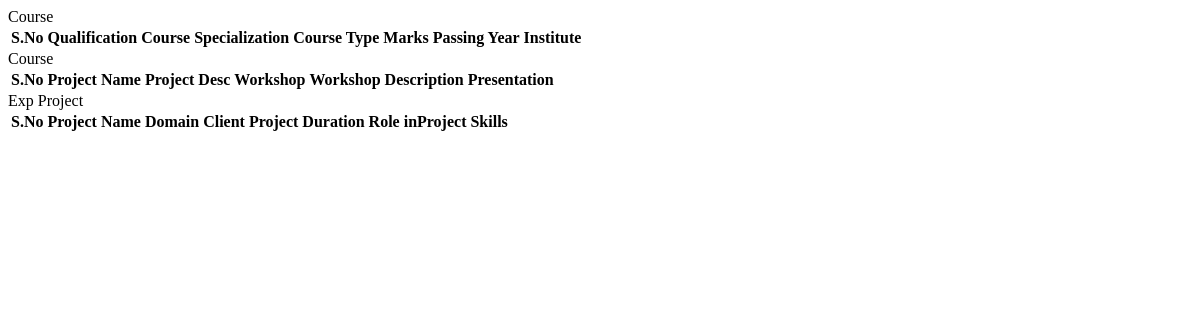
Page /php/education_qf.php on the earlier database version.
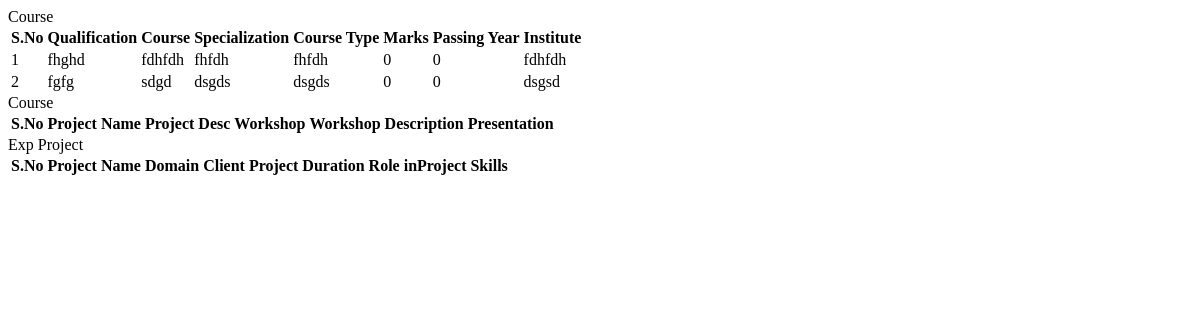
Same page on the later database version.
### tables this page shows
CREATE TABLE `qualification` (
  `q_id` int(11) NOT NULL,
  `q_uid` int(11) NOT NULL,
  `q_qual` varchar(100) NOT NULL,
  `q_cs` varchar(100) NOT NULL,
  `q_spz` varchar(100) NOT NULL,
  `q_ctype` varchar(100) NOT NULL,
  `q_mks` int(11) NOT NULL,
  `q_yr` int(11) NOT NULL,
  `q_inst` varchar(100) NOT NULL
);

### php/education_qf.php (the view, shortened to what the changed rows need)
<?php include("dbconfig.php");
$us_id=$_SESSION['cand_id'];
?>
<!DOCTYPE html>
<html lang="en">
    <head>
    </head>
    <body>
        <div class="mn-content fixed-sidebar" id="abc">
            <main class="mn-inner">
                <div class="row" id="tbl">
                    <div class="col s12 m12 l12">
                        <div class="card">
                            <div class="card-content">
                                <table>
                                    <thead>
                                        <tr>
                                            <th data-field="id">S.No</th>
                                            <th data-field="name">Qualification</th>
                                            <th data-field="price">Course</th>
                                             <th data-field="name">Specialization</th>
                                              <th data-field="name">Course Type</th>
                                               <th data-field="name">Marks</th>
                                                <th data-field="name">Passing Year</th>
                                                 <th data-field="name">Institute</th>
                                        </tr>
                                    </thead>
                                    <tbody>
                                    <?php
                                    $count=0;
                                    $sel=mysqli_query($connect,"select * from qualification where `q_uid`='$us_id'");
                                    while($sel2=mysqli_fetch_array($sel)){
                                    ?>
                                        <tr>
                                            <td><?php echo ++$count;?></td>
                                            <td><?php echo $sel2['q_qual'];?></td>
                                            <td><?php echo $sel2['q_cs'];?></td>
                                            <td><?php echo $sel2['q_spz'];?></td>
                                            <td><?php echo $sel2['q_ctype'];?></td>
                                            <td><?php echo $sel2['q_mks'];?></td>
                                            <td><?php echo $sel2['q_yr'];?></td>
                                            <td><?php echo $sel2['q_inst'];?></td>
                                        </tr>
                                        <?php }?>
                                    </tbody>
                                </table>
                            </div>
                        </div>
                    </div>
                </div>
            </main>
           </div>
           <div class="mn-content fixed-sidebar" id="proj_fsh">
            <main class="mn-inner">
                <div class="row" id="tbl">
                    <div class="col s12 m12 l12">
                        <div class="card">
                            <div class="card-content">
                                <table>
                                    <thead>
                                        <tr>
                                            <th data-field="id">S.No</th>
                                            <th data-field="name">Project Name</th>
                                            <th data-field="price">Project Desc</th>
                                             <th data-field="name">Workshop</th>
                                              <th data-field="name">Workshop Description</th>
                                               <th data-field="name">Presentation</th>
                                        </tr>
                                    </thead>
                                </table>
                            </div>
                        </div>
                    </div>
                </div>
            </main>
           </div>
           <div class="mn-content fixed-sidebar" id="proj_exp">
            <main class="mn-inner">
                <div class="row" id="tbl">
                    <div class="col s12 m12 l12">
                        <div class="card">
                            <div class="card-content">
                                <table>
                                    <thead>
                                        <tr>
                                            <th data-field="id">S.No</th>
                                            <th data-field="name">Project Name</th>
                                            <th data-field="price">Domain</th>
                                             <th data-field="name">Client</th>
                                              <th data-field="name">Project Duration</th>
                                               <th data-field="name">Role inProject</th>
                                               <th>Skills</th>
                                        </tr>
                                    </thead>
                                </table>
                            </div>
                        </div>
                    </div>
                </div>
            </main>
           </div>
    </body>
</html>

Differences in the rows shown:
added qualification: q_qual "fhghd", q_cs "fdhfdh", q_spz "fhfdh", q_ctype "fhfdh", q_mks "0", q_yr "0", q_inst "fdhfdh"
added qualification: q_qual "fgfg", q_cs "sdgd", q_spz "dsgds", q_ctype "dsgds", q_mks "0", q_yr "0", q_inst "dsgsd"
